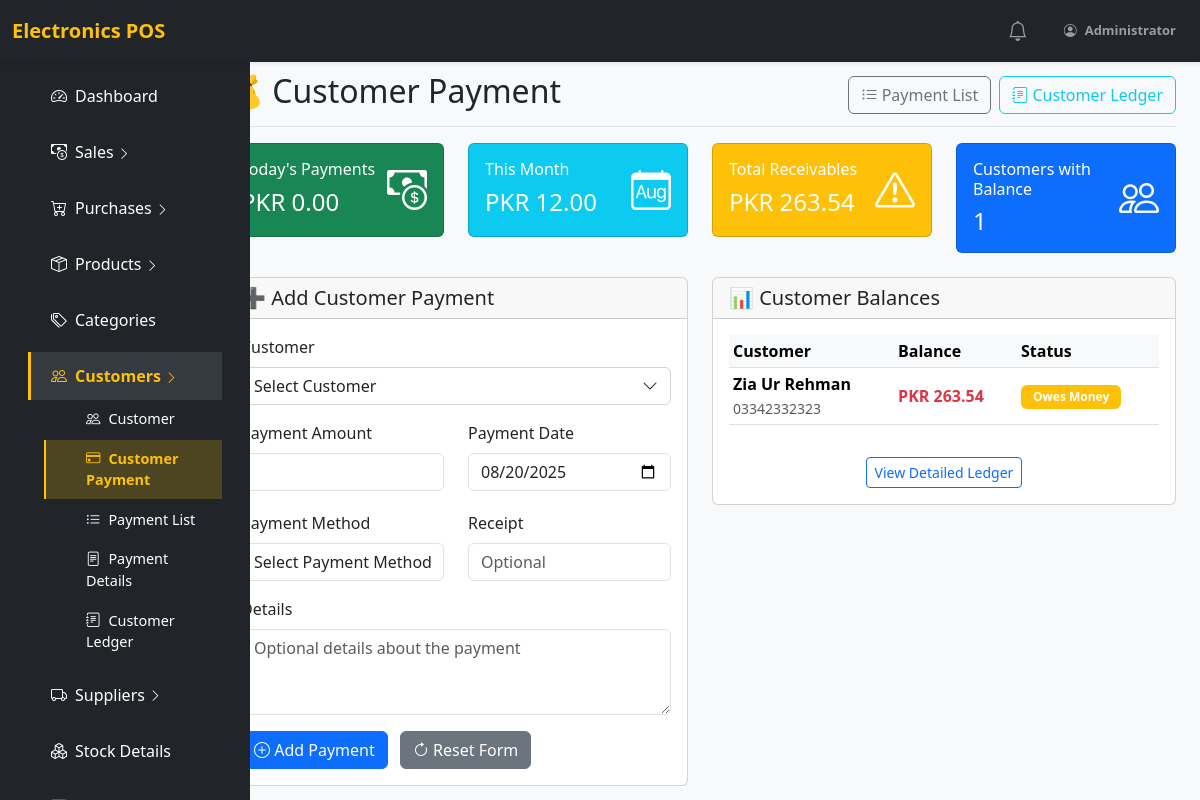
The page /customer_payment.php (signed in) on the database as committed earlier.
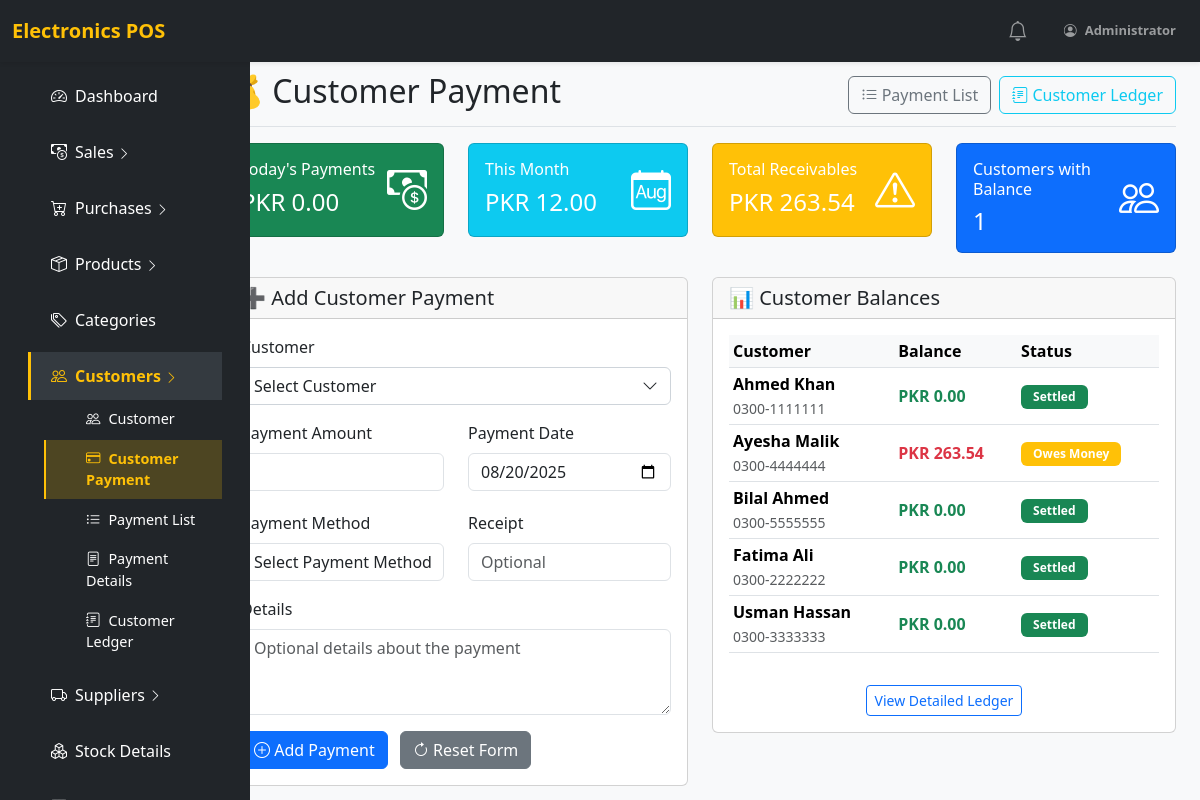
The same page on the database as committed later.
### tables this page shows
CREATE TABLE `customer` (
  `id` int(11) NOT NULL,
  `name` varchar(100) DEFAULT NULL,
  `mobile` varchar(30) NOT NULL,
  `cnic` varchar(15) DEFAULT NULL,
  `address` varchar(255) NOT NULL,
  `email` varchar(100) NOT NULL,
  `opening_balance` decimal(15,2) NOT NULL DEFAULT 0.00,
  `status` tinyint(1) NOT NULL DEFAULT 1,
  `created_at` timestamp NOT NULL DEFAULT current_timestamp()
);

### customer_payment.php (the view, shortened to what the changed rows need)
<?php
require_once 'includes/config.php';
$customers_query = "
    SELECT
        c.id,
        c.name,
        c.mobile,
        c.opening_balance,
        COALESCE(SUM(s.total_amount), 0) as total_sales,
        COALESCE(SUM(cp.paid), 0) as total_payments,
        (COALESCE(SUM(s.total_amount), 0) - COALESCE(SUM(cp.paid), 0) + COALESCE(c.opening_balance, 0)) as current_balance
    FROM customer c
    LEFT JOIN sale s ON c.id = s.customer_id
    LEFT JOIN customer_payment cp ON c.id = cp.customer_id
    GROUP BY c.id, c.name, c.mobile, c.opening_balance
    ORDER BY c.name
";
$customers = $pdo->query($customers_query)->fetchAll(PDO::FETCH_ASSOC);
include 'includes/header.php';
?>
<div class="container-fluid">
    <div class="row">
        <main class="col-md-9 ms-sm-auto col-lg-10 px-md-4">
            <div class="d-flex justify-content-between flex-wrap flex-md-nowrap align-items-center pt-3 pb-2 mb-3 border-bottom">
                <h1 class="h2">💰 Customer Payment</h1>
            </div>
            <div class="row">
                <div class="col-md-6">
                    <div class="card">
                        <div class="card-body">
                            <?php if (empty($customers)): ?>
                                <p class="text-muted text-center">No customers found.</p>
                            <?php else: ?>
                                <div class="table-responsive">
                                    <table class="table table-sm">
                                        <thead>
                                            <tr>
                                                <th>Customer</th>
                                                <th>Balance</th>
                                                <th>Status</th>
                                            </tr>
                                        </thead>
                                        <tbody>
                                            <?php foreach ($customers as $customer): ?>
                                                <tr>
                                                    <td>
                                                        <strong><?= htmlspecialchars($customer['name']) ?></strong><br>
                                                        <small class="text-muted"><?= htmlspecialchars($customer['mobile']) ?></small>
                                                    </td>
                                                    <td class="fw-bold <?= $customer['current_balance'] > 0 ? 'text-danger' : 'text-success' ?>">
                                                        PKR <?= number_format(abs($customer['current_balance']), 2) ?>
                                                    </td>
                                                    <td>
                                                        <?php if ($customer['current_balance'] > 0): ?>
                                                            <span class="badge bg-warning">Owes Money</span>
                                                        <?php elseif ($customer['current_balance'] < 0): ?>
                                                            <span class="badge bg-info">Has Credit</span>
                                                        <?php else: ?>
                                                            <span class="badge bg-success">Settled</span>
                                                        <?php endif; ?>
                                                    </td>
                                                </tr>
                                            <?php endforeach; ?>
                                        </tbody>
                                    </table>
                                </div>
                            <?php endif; ?>
                        </div>
                    </div>
                </div>
            </div>
        </main>
    </div>
</div>

Rows that differ between the two databases and show on the page:
removed customer: name "Zia Ur Rehman", mobile "03342332323", current_balance "263.54", shows "Owes Money"
added customer: name "Ahmed Khan", mobile "0300-1111111", current_balance "0.00", shows "Settled"
added customer: name "Ayesha Malik", mobile "0300-4444444", current_balance "263.54", shows "Owes Money"
added customer: name "Bilal Ahmed", mobile "0300-5555555", current_balance "0.00", shows "Settled"
added customer: name "Fatima Ali", mobile "0300-2222222", current_balance "0.00", shows "Settled"
added customer: name "Usman Hassan", mobile "0300-3333333", current_balance "0.00", shows "Settled"
